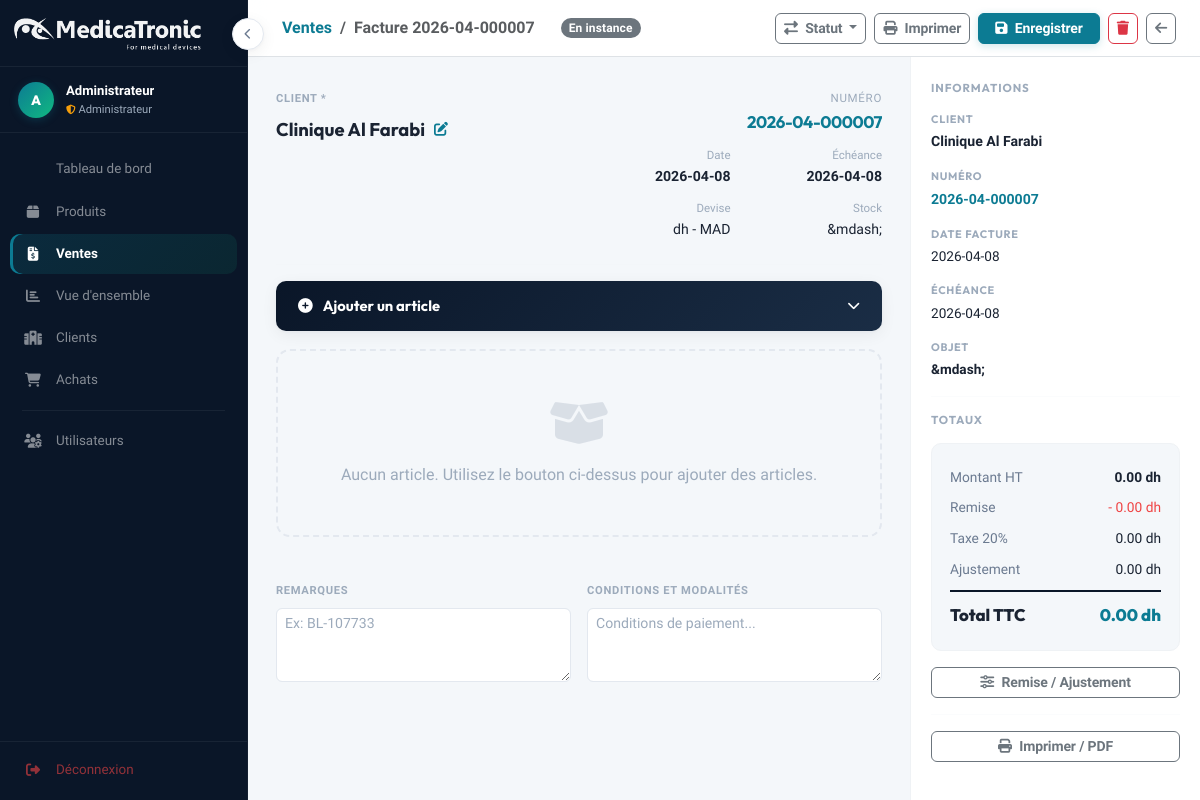
Page /facture/7 (signed in) on the committed database.
### tables this page shows
CREATE TABLE factures (
    id                  INTEGER PRIMARY KEY AUTOINCREMENT,
    numero              TEXT UNIQUE,
    client_id           INTEGER,
    date_facture        TEXT,
    date_echeance       TEXT,
    devise              TEXT    DEFAULT 'MAD',
    emplacement_stock   TEXT,
    contact_commercial  TEXT,
    modele              TEXT,
    objet               TEXT,
    remarques           TEXT,
    conditions          TEXT,
    statut              TEXT    DEFAULT 'En instance',
    montant_ht          REAL    DEFAULT 0,
    remise_globale      REAL    DEFAULT 0,
    montant_tva         REAL    DEFAULT 0,
    ajustement          REAL    DEFAULT 0,
    montant_ttc         REAL    DEFAULT 0,
    FOREIGN KEY (client_id) REFERENCES clients(id)
);

CREATE TABLE clients (
    id   INTEGER PRIMARY KEY AUTOINCREMENT,
    nom  TEXT NOT NULL,
    type TEXT DEFAULT 'Hôpital'
, adresse TEXT, ville TEXT, telephone TEXT, email TEXT, code_client TEXT, ice TEXT, identifiant_fiscal TEXT, code_postal TEXT, region TEXT, pays TEXT DEFAULT "Maroc", gsm TEXT, contact TEXT, tarification TEXT DEFAULT "T1", categorie_client TEXT, latitude TEXT, longitude TEXT, adresse_facturation TEXT, ville_facturation TEXT, region_facturation TEXT, code_postal_facturation TEXT, pays_facturation TEXT, adresse_livraison TEXT, ville_livraison TEXT, region_livraison TEXT, code_postal_livraison TEXT, pays_livraison TEXT, actif INTEGER DEFAULT 1);

### app.py (the view)
@app.route('/facture/<int:id>')
@login_required
def edit_facture(id):
    conn    = get_db_connection()
    facture = conn.execute('''
        SELECT f.*, cl.nom AS client_nom, cl.type AS client_type,
               cl.adresse AS client_adresse, cl.ville AS client_ville,
               cl.telephone AS client_telephone, cl.email AS client_email
        FROM factures f LEFT JOIN clients cl ON f.client_id = cl.id
        WHERE f.id = ?
    ''', (id,)).fetchone()
    if not facture:
        conn.close()
        return redirect(url_for('ventes'))
    lignes   = conn.execute('''
        SELECT fl.*, p.nom AS produit_nom, p.reference AS produit_ref, l.lot_numero
        FROM facture_lignes fl
        LEFT JOIN produits p ON fl.produit_id = p.id
        LEFT JOIN lots     l ON fl.lot_id     = l.id
        WHERE fl.facture_id = ? ORDER BY fl.id
    ''', (id,)).fetchall()
    clients  = conn.execute('SELECT * FROM clients WHERE (est_fournisseur IS NULL OR est_fournisseur = 0) ORDER BY nom').fetchall()
    produits = conn.execute('''
        SELECT p.*,
               COALESCE((SELECT SUM(l.quantite) FROM lots l WHERE l.produit_id=p.id),0) AS stock_total
        FROM produits p ORDER BY p.nom
    ''').fetchall()
    conn.close()
    return render_template('facture_edit.html',
                           facture=facture, lignes=lignes,
                           clients=clients, produits=produits)

### templates/facture_edit.html (shortened to what this page needs)
<!DOCTYPE html>
<html lang="fr">
<head>
    <link href="https://cdn.jsdelivr.net/npm/bootstrap@5.3.0/dist/css/bootstrap.min.css" rel="stylesheet">
    <link rel="stylesheet" href="https://cdnjs.cloudflare.com/ajax/libs/font-awesome/6.4.0/css/all.min.css">
    <link rel="stylesheet" href="{{ url_for('static', filename='style.css') }}">
</head>
<body>
{% include '_sidebar.html' %}
{% set doc_type = facture.type_document or 'Facture' %}
{% set is_bt = doc_type == 'Bon de travail' %}
{% set is_avoir = doc_type == 'Avoir' %}
<div class="main-content">
    <div class="bg-white border-bottom px-4 py-2 d-flex justify-content-between align-items-center">
        <div class="d-flex align-items-center gap-3">
            <nav aria-label="breadcrumb">
                <ol class="breadcrumb mb-0 small">
                    {% set doc_type = facture.type_document or 'Facture' %}
                    <li class="breadcrumb-item"><a href="{{ url_for('ventes', type_doc=doc_type) }}">Ventes</a></li>
                    <li class="breadcrumb-item active fw-bold">{{ doc_type }} {{ facture.numero }}</li>
                </ol>
            </nav>
            <span class="badge
                {% if facture.statut == 'Pay\u00e9' %}bg-success
                {% elif facture.statut == 'Impay\u00e9' %}bg-danger
                {% elif facture.statut == 'Partiellement pay\u00e9' %}bg-warning text-dark
                {% else %}bg-secondary{% endif %} px-2 py-1">
                {{ facture.statut }}
            </span>
        </div>
        <div class="d-flex gap-2">
            <div class="dropdown">
                <button class="btn btn-sm btn-outline-secondary dropdown-toggle" style="border-radius:var(--radius-sm);" data-bs-toggle="dropdown">
                    <i class="fas fa-exchange-alt me-1"></i> Statut
                </button>
            </div>
            <a href="{{ url_for('print_facture', id=facture.id) }}" target="_blank"
               class="btn btn-sm btn-outline-secondary" style="border-radius:var(--radius-sm);">
                <i class="fas fa-print me-1"></i> Imprimer
            </a>
            <button form="headerForm" type="submit" class="btn btn-sm btn-info text-white px-3 fw-bold" style="border-radius:var(--radius-sm);">
                <i class="fas fa-save me-1"></i> Enregistrer
            </button>
            <form action="{{ url_for('delete_facture', id=facture.id) }}" method="POST" class="d-inline">
                <button type="submit" class="btn btn-sm btn-outline-danger" style="border-radius:var(--radius-sm);"
                        onclick="return confirm('Supprimer d\u00e9finitivement ?')">
                    <i class="fas fa-trash"></i>
                </button>
            </form>
            <a href="{{ url_for('ventes') }}" class="btn btn-sm btn-outline-secondary" style="border-radius:var(--radius-sm);">
                <i class="fas fa-arrow-left"></i>
            </a>
        </div>
    </div>
    <div class="facture-layout">
        <div class="facture-main">
            <div class="mb-4 animate-in">
                <div class="row g-3">
                    <div class="col-md-6">
                        <label class="form-label fw-bold small" style="color:var(--text-tertiary); text-transform:uppercase; letter-spacing:0.06em; font-size:0.7rem;">Client *</label>
                        <div class="d-flex align-items-center gap-2">
                            <span style="font-size:1.15rem; font-weight:700; font-family:'Outfit',sans-serif;">{{ facture.client_nom or '&mdash;' }}</span>
                            <button type="button" class="btn btn-sm btn-link p-0" style="color:var(--primary);"
                                    data-bs-toggle="modal" data-bs-target="#editHeaderModal">
                                <i class="fas fa-edit"></i>
                            </button>
                        </div>
                    </div>
                    <div class="col-md-6">
                        <div class="row g-2 text-end">
                            <div class="col-12">
                                <span style="color:var(--text-tertiary); font-size:0.72rem; text-transform:uppercase; letter-spacing:0.06em;">Num&eacute;ro</span>
                                <div class="fw-bold heading" style="color:var(--primary); font-size:1.05rem;">{{ facture.numero }}</div>
                            </div>
                            <div class="col-6">
                                <span style="color:var(--text-tertiary); font-size:0.72rem;">Date</span>
                                <div style="font-weight:600; font-size:0.88rem;">{{ facture.date_facture or '' }}</div>
                            </div>
                            {% if not is_bt %}
                            <div class="col-6">
                                <span style="color:var(--text-tertiary); font-size:0.72rem;">&Eacute;ch&eacute;ance</span>
                                <div style="font-weight:600; font-size:0.88rem;">{{ facture.date_echeance or '' }}</div>
                            </div>
                            <div class="col-6">
                                <span style="color:var(--text-tertiary); font-size:0.72rem;">Devise</span>
                                <div style="font-size:0.88rem;">dh - {{ facture.devise or 'MAD' }}</div>
                            </div>
                            {% endif %}
                            <div class="col-6">
                                <span style="color:var(--text-tertiary); font-size:0.72rem;">Stock</span>
                                <div style="font-size:0.88rem;">{{ facture.emplacement_stock or '&mdash;' }}</div>
                            </div>
                        </div>
                    </div>
                </div>
            </div>
            <hr style="border-color:var(--border-light);">
            <div class="add-article-section animate-in animate-in-delay-1" onclick="toggleAddForm()">
                <i class="fas fa-plus-circle"></i> Ajouter un article
                <i class="fas fa-chevron-down ms-auto small" id="addFormChevron"></i>
            </div>
            {% if lignes %}
            <div class="table-responsive animate-in animate-in-delay-2" style="border-radius:var(--radius-lg); overflow:hidden; border:1px solid var(--border-light);">
                <table class="table lignes-table mb-0">
                    <thead>
                        <tr>
                            <th style="width:30px;"></th>
                            <th>R&eacute;f</th>
                            <th>Article / D&eacute;signation</th>
                            <th>Quantit&eacute;</th>
                            {% if not is_bt %}
                            <th>Prix Unitaire</th>
                            <th>Taxe</th>
                            <th>Remise</th>
                            <th>Montant HT</th>
                            {% endif %}
                            <th style="width:60px;"></th>
                        </tr>
                    </thead>
                    <tbody>
                        {% for ligne in lignes %}
                        <tr>
                            <td style="color:var(--text-tertiary); font-size:0.75rem;">{{ loop.index }}</td>
                            <td style="color:var(--text-tertiary); font-size:0.8rem;">{{ ligne.reference or '' }}</td>
                            <td style="font-weight:600;">
                                {{ ligne.designation or ligne.produit_nom or '' }}
                                {% if ligne.lot_numero %}
                                    <span style="color:var(--text-tertiary); font-size:0.75rem;"> LOT:{{ ligne.lot_numero }}</span>
                                {% endif %}
                            </td>
                            <td>{{ ligne.quantite }}</td>
                            {% if not is_bt %}
                            <td>{{ "%.2f"|format(ligne.prix_unitaire) }} dh</td>
                            <td>{{ "%.0f"|format(ligne.tva) }}%</td>
                            <td>{{ "%.0f"|format(ligne.remise) }}</td>
                            <td style="font-weight:700;">{{ "%.4f"|format(ligne.montant_ht) }}</td>
                            {% endif %}
                            <td>
                                <form action="{{ url_for('delete_facture_ligne', fid=facture.id, lid=ligne.id) }}"
                                      method="POST" class="d-inline">
                                    <button type="submit" class="btn btn-sm btn-link p-0" style="color:var(--danger);"
                                            onclick="return confirm('Supprimer cette ligne ?')">
                                        <i class="fas fa-trash"></i>
                                    </button>
                                </form>
                            </td>
                        </tr>
                        {% endfor %}
                    </tbody>
                </table>
            </div>
            {% else %}
            <div class="empty-state" style="border:2px dashed var(--border); border-radius:var(--radius-lg);">
                <i class="fas fa-box-open"></i>
                Aucun article. Utilisez le bouton ci-dessus pour ajouter des articles.
            </div>
            {% endif %}
            <div class="row mt-4 g-3">
                <div class="col-md-6">
                    <label class="form-label fw-bold small" style="color:var(--text-tertiary); text-transform:uppercase; letter-spacing:0.06em; font-size:0.7rem;">Remarques</label>
                    <textarea form="headerForm" name="remarques" class="form-control form-control-sm" rows="3"
                              placeholder="Ex: BL-107733">{{ facture.remarques or '' }}</textarea>
                </div>
                <div class="col-md-6">
                    <label class="form-label fw-bold small" style="color:var(--text-tertiary); text-transform:uppercase; letter-spacing:0.06em; font-size:0.7rem;">Conditions et Modalit&eacute;s</label>
                    <textarea form="headerForm" name="conditions" class="form-control form-control-sm" rows="3"
                              placeholder="Conditions de paiement...">{{ facture.conditions or '' }}</textarea>
                </div>
            </div>
        </div>
        <div class="facture-right">
            <h6 class="heading mb-3" style="color:var(--text-tertiary); font-size:0.72rem; text-transform:uppercase; letter-spacing:0.08em;">Informations</h6>
            <div class="info-field">
                <label>Client</label>
                <div style="font-weight:600; font-size:0.88rem;">{{ facture.client_nom or '&mdash;' }}</div>
            </div>
            <div class="info-field">
                <label>Num&eacute;ro</label>
                <div style="font-weight:700; color:var(--primary); font-size:0.88rem;">{{ facture.numero }}</div>
            </div>
            <div class="info-field">
                <label>Date facture</label>
                <div style="font-size:0.85rem;">{{ facture.date_facture or '&mdash;' }}</div>
            </div>
            <div class="info-field">
                <label>&Eacute;ch&eacute;ance</label>
                <div style="font-size:0.85rem;">{{ facture.date_echeance or '&mdash;' }}</div>
            </div>
            <div class="info-field">
                <label>Objet</label>
                <div style="font-weight:600; font-size:0.85rem;">{{ facture.objet or '&mdash;' }}</div>
            </div>
            <hr style="border-color:var(--border-light);">
            {% if not is_bt %}
            <h6 class="heading mb-3" style="color:var(--text-tertiary); font-size:0.72rem; text-transform:uppercase; letter-spacing:0.08em;">Totaux</h6>
            <div class="totals-box">
                <div class="row-total">
                    <span style="color:var(--text-secondary);">Montant HT</span>
                    <span style="font-weight:600;">{{ "%.2f"|format(facture.montant_ht or 0) }} dh</span>
                </div>
                <div class="row-total">
                    <span style="color:var(--text-secondary);">Remise</span>
                    <span style="color:var(--danger);">- {{ "%.2f"|format(facture.remise_globale or 0) }} dh</span>
                </div>
                <div class="row-total">
                    <span style="color:var(--text-secondary);">Taxe 20%</span>
                    <span>{{ "%.2f"|format(facture.montant_tva or 0) }} dh</span>
                </div>
                <div class="row-total">
                    <span style="color:var(--text-secondary);">Ajustement</span>
                    <span>{{ "%.2f"|format(facture.ajustement or 0) }} dh</span>
                </div>
                <div class="row-total grand-total">
                    <span>Total TTC</span>
                    <span style="color:var(--primary);">{{ "%.2f"|format(facture.montant_ttc or 0) }} dh</span>
                </div>
            </div>
            <div class="mt-3">
                <button type="button" class="btn btn-sm btn-outline-secondary w-100" style="border-radius:var(--radius-sm);"
                        data-bs-toggle="collapse" data-bs-target="#adjustPanel">
                    <i class="fas fa-sliders-h me-1"></i> Remise / Ajustement
                </button>
            </div>
            {% endif %}
            <hr style="border-color:var(--border-light);">
            <a href="{{ url_for('print_facture', id=facture.id) }}" target="_blank"
               class="btn btn-sm btn-outline-secondary w-100" style="border-radius:var(--radius-sm);">
                <i class="fas fa-print me-1"></i> Imprimer / PDF
            </a>
        </div>
    </div>
</div>
</body>
</html>

### rows in the picture
factures: type_document "Facture", numero "2026-04-000007", statut "En instance", date_facture "2026-04-08", date_echeance "2026-04-08", devise "MAD", emplacement_stock "&mdash;", objet "&mdash;", montant_ht "0.00", remise_globale "0.00", montant_tva "0.00", ajustement "0.00", montant_ttc "0.00"
clients: nom "Clinique Al Farabi"

### other values in the picture
{{ session.get('nom', session.get('username', '?'))[0]|upper }} "A"
{{ session.get('nom', session.get('username', '')) }} "Administrateur"
